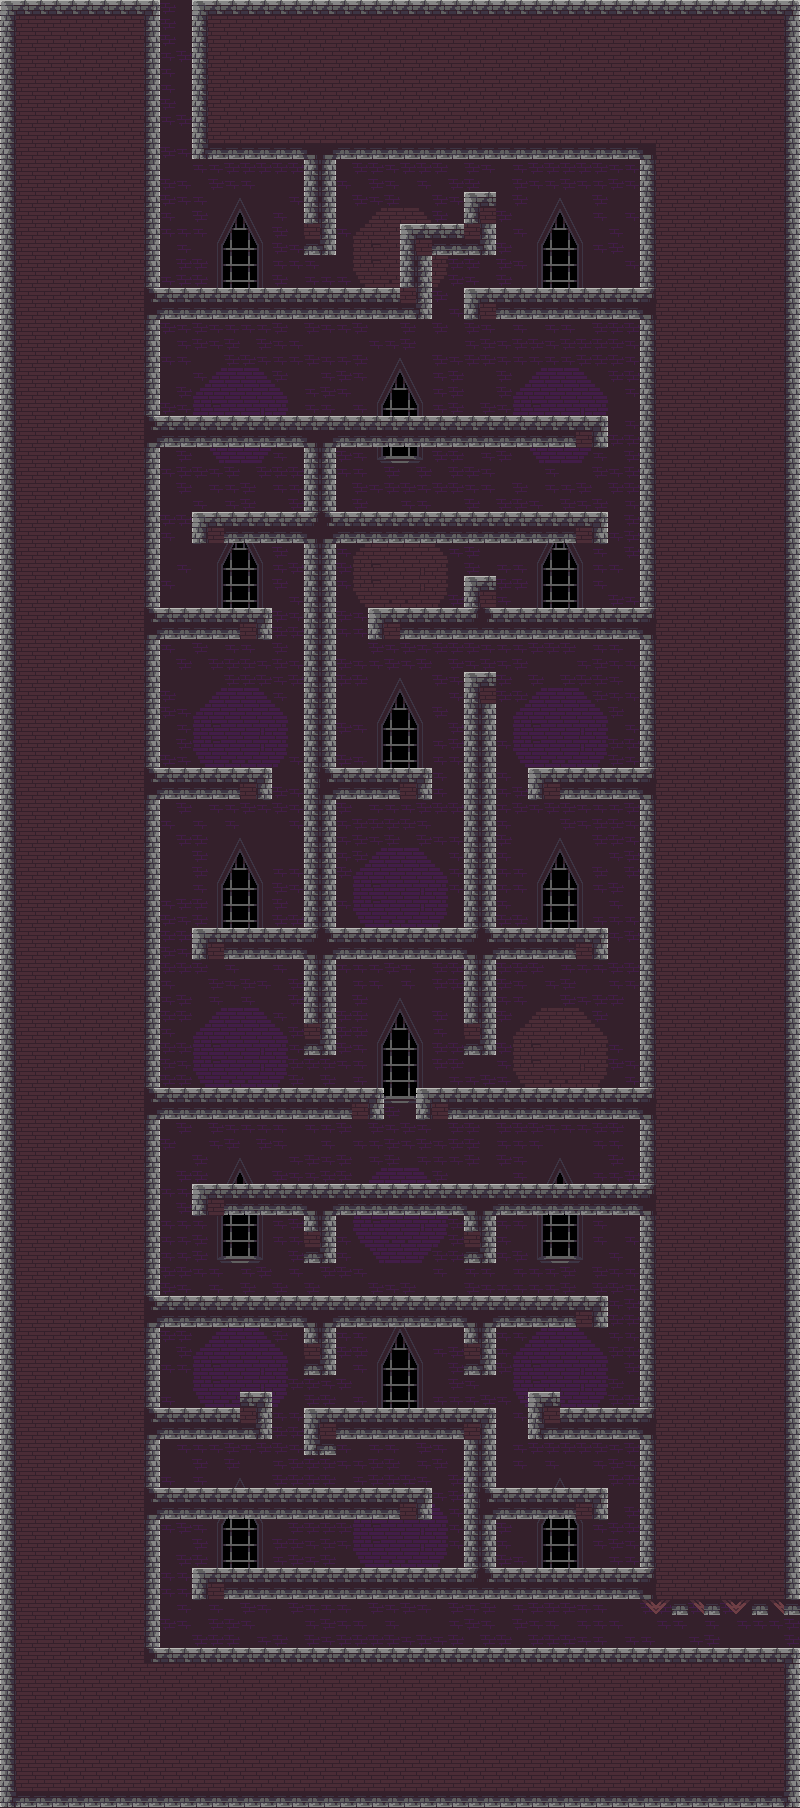

The image is a tile-based game level rendered from a .tmx file. Its description and source (layers, tilesets, objects; grid data summarised) follow:
An orthogonal 50x113 tile map with 16x16 px tiles, 2 tile layers (decorate, terrain), 2 hidden layers not drawn, 6 tilesets and 1934 objects.

<map version="1.10" tiledversion="1.10.1" orientation="orthogonal" renderorder="right-down" width="50" height="113" tilewidth="16" tileheight="16" infinite="0" nextlayerid="83" nextobjectid="94930">
 <tileset firstgid="1" source="../prototype/prototype16.tsx" />
 <tileset firstgid="155" source="../TileSet/TX Village Props.tsx" />
 <tileset firstgid="4251" source="../TileSet/main_lev_build_1.tsx" />
 <tileset firstgid="8347" source="../TileSet/Assets.tsx" />
 <tileset firstgid="8669" source="../TileSet/ground.tsx" />
 <tileset firstgid="8678" source="../TileSet/lava-tile.tsx" />
 <layer id="37" name="background" width="50" height="113" visible="0" opacity="0.93">
  <data>[5650 cells, 5650 non-empty, 3 distinct tile ids]</data>
 </layer>
 <layer id="1" name="prototype" width="50" height="113" visible="0" opacity="0.16">
  <data>[5650 cells, 3642 non-empty, 3 distinct tile ids]</data>
 </layer>
 <layer id="82" name="decorate" width="50" height="113">
  <properties>
   <property name="unity:layer" value="Ignore Raycast" />
  </properties>
  <data>[5650 cells, 5650 non-empty, 72 distinct tile ids]</data>
 </layer>
 <layer id="80" name="terrain" width="50" height="113">
  <data>[5650 cells, 3642 non-empty, 17 distinct tile ids]</data>
 </layer>
 <objectgroup id="81" name="collider">
  <properties>
   <property name="unity:layer" value="Ground" />
  </properties>
  <object id="92996" x="640" y="1600">
   <properties>
    <property name="unity:layer" value="Ground" />
   </properties>
   <polyline points="0,0 16,16 16,0 0,0" />
  </object>
  <object id="92997" x="688" y="1600">
   <properties>
    <property name="unity:layer" value="Ground" />
   </properties>
   <polyline points="0,0 16,16 16,0 0,0" />
  </object>
  <object id="92998" x="720" y="1600">
   <properties>
    <property name="unity:layer" value="Ground" />
   </properties>
   <polyline points="0,0 16,16 16,0 0,0" />
  </object>
  <object id="92999" x="768" y="1600">
   <properties>
    <property name="unity:layer" value="Ground" />
   </properties>
   <polyline points="0,0 16,16 16,0 0,0" />
  </object>
  <object id="93000" x="656" y="1600">
   <properties>
    <property name="unity:layer" value="Ground" />
   </properties>
   <polyline points="0,0 0,16 16,0 0,0" />
  </object>
  <object id="93001" x="736" y="1600">
   <properties>
    <property name="unity:layer" value="Ground" />
   </properties>
   <polyline points="0,0 0,16 16,0 0,0" />
  </object>
  <object id="93002" x="0" y="0">
   <properties>
    <property name="unity:layer" value="Ground" />
   </properties>
   <polyline points="0,0 16,0 16,16 0,16 0,0" />
  </object>
  <object id="93003" x="192" y="0">
   <properties>
    <property name="unity:layer" value="Ground" />
   </properties>
   <polyline points="0,0 16,0 16,16 0,16 0,0" />
  </object>
  <object id="93004" x="464" y="192">
   <properties>
    <property name="unity:layer" value="Ground" />
   </properties>
   <polyline points="0,0 16,0 16,16 0,16 0,0" />
  </object>
  <object id="93005" x="400" y="224">
   <properties>
    <property name="unity:layer" value="Ground" />
   </properties>
   <polyline points="0,0 16,0 16,16 0,16 0,0" />
  </object>
  <object id="93006" x="464" y="288">
   <properties>
    <property name="unity:layer" value="Ground" />
   </properties>
   <polyline points="0,0 16,0 16,16 0,16 0,0" />
  </object>
  <object id="93007" x="192" y="512">
   <properties>
    <property name="unity:layer" value="Ground" />
   </properties>
   <polyline points="0,0 16,0 16,16 0,16 0,0" />
  </object>
  <object id="93008" x="464" y="576">
   <properties>
    <property name="unity:layer" value="Ground" />
   </properties>
   <polyline points="0,0 16,0 16,16 0,16 0,0" />
  </object>
  <object id="93009" x="368" y="608">
   <properties>
    <property name="unity:layer" value="Ground" />
   </properties>
   <polyline points="0,0 16,0 16,16 0,16 0,0" />
  </object>
  <object id="93010" x="464" y="672">
   <properties>
    <property name="unity:layer" value="Ground" />
   </properties>
   <polyline points="0,0 16,0 16,16 0,16 0,0" />
  </object>
  <object id="93011" x="528" y="768">
   <properties>
    <property name="unity:layer" value="Ground" />
   </properties>
   <polyline points="0,0 16,0 16,16 0,16 0,0" />
  </object>
  <object id="93012" x="192" y="928">
   <properties>
    <property name="unity:layer" value="Ground" />
   </properties>
   <polyline points="0,0 16,0 16,16 0,16 0,0" />
  </object>
  <object id="93013" x="416" y="1088">
   <properties>
    <property name="unity:layer" value="Ground" />
   </properties>
   <polyline points="0,0 16,0 16,16 0,16 0,0" />
  </object>
  <object id="93014" x="192" y="1184">
   <properties>
    <property name="unity:layer" value="Ground" />
   </properties>
   <polyline points="0,0 16,0 16,16 0,16 0,0" />
  </object>
  <object id="93015" x="240" y="1392">
   <properties>
    <property name="unity:layer" value="Ground" />
   </properties>
   <polyline points="0,0 16,0 16,16 0,16 0,0" />
  </object>
  <object id="93016" x="528" y="1392">
   <properties>
    <property name="unity:layer" value="Ground" />
   </properties>
   <polyline points="0,0 16,0 16,16 0,16 0,0" />
  </object>
  <object id="93017" x="304" y="1408">
   <properties>
    <property name="unity:layer" value="Ground" />
   </properties>
   <polyline points="0,0 16,0 16,16 0,16 0,0" />
  </object>
  <object id="93018" x="192" y="1568">
   <properties>
    <property name="unity:layer" value="Ground" />
   </properties>
   <polyline points="0,0 16,0 16,16 0,16 0,0" />
  </object>
  <object id="93019" x="464" y="224">
   <properties>
    <property name="unity:layer" value="Ground" />
   </properties>
   <polyline points="0,0 16,0 16,16 0,16 0,0" />
  </object>
  <object id="93020" x="400" y="288">
   <properties>
    <property name="unity:layer" value="Ground" />
   </properties>
   <polyline points="0,0 16,0 16,16 0,16 0,0" />
  </object>
  <object id="93021" x="640" y="288">
   <properties>
    <property name="unity:layer" value="Ground" />
   </properties>
   <polyline points="0,0 16,0 16,16 0,16 0,0" />
  </object>
  <object id="93022" x="304" y="512">
   <properties>
    <property name="unity:layer" value="Ground" />
   </properties>
   <polyline points="0,0 16,0 16,16 0,16 0,0" />
  </object>
  <object id="93023" x="464" y="608">
   <properties>
    <property name="unity:layer" value="Ground" />
   </properties>
   <polyline points="0,0 16,0 16,16 0,16 0,0" />
  </object>
  <object id="93024" x="640" y="608">
   <properties>
    <property name="unity:layer" value="Ground" />
   </properties>
   <polyline points="0,0 16,0 16,16 0,16 0,0" />
  </object>
  <object id="93025" x="640" y="768">
   <properties>
    <property name="unity:layer" value="Ground" />
   </properties>
   <polyline points="0,0 16,0 16,16 0,16 0,0" />
  </object>
  <object id="93026" x="304" y="928">
   <properties>
    <property name="unity:layer" value="Ground" />
   </properties>
   <polyline points="0,0 16,0 16,16 0,16 0,0" />
  </object>
  <object id="93027" x="464" y="928">
   <properties>
    <property name="unity:layer" value="Ground" />
   </properties>
   <polyline points="0,0 16,0 16,16 0,16 0,0" />
  </object>
  </objectgroup>
</map>
<!-- 1902 of 1934 objects omitted -->
